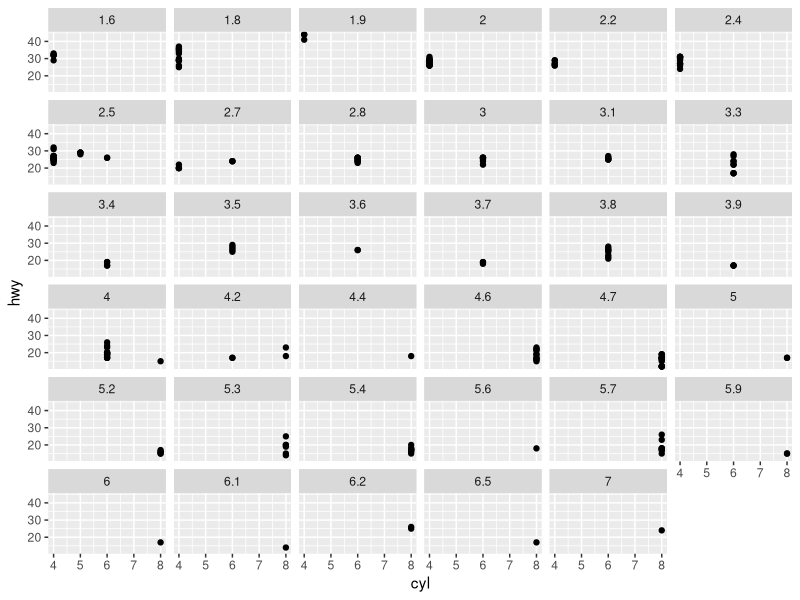

This figure's R source:
require(MASS)
require(ggplot2)
ggplot(data = mpg)+
  geom_point(mapping = aes(x = cyl, y = hwy)) +
  facet_wrap(~ displ)
